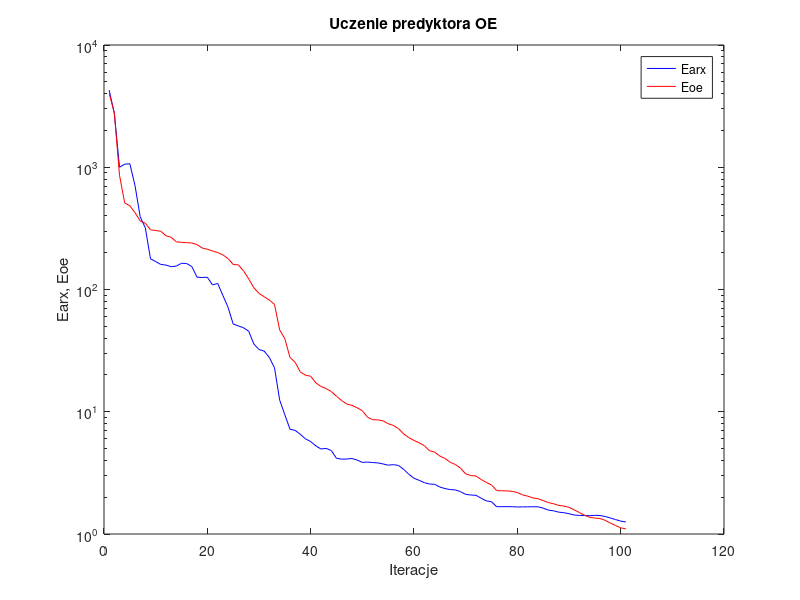
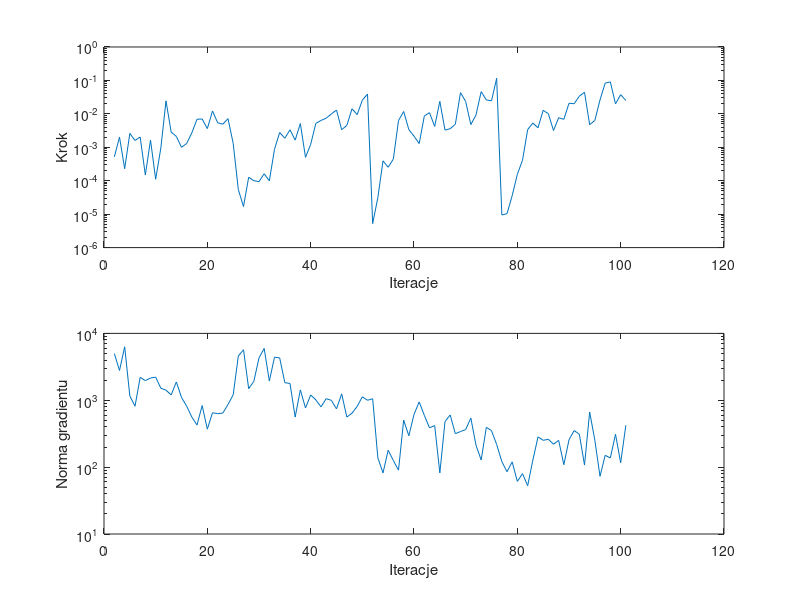

These charts were generated, in order, by the following MATLAB code:
%uczenie predyktora oe
clear all;
n=0; farx(n+1)=4.272076e+003; foe(n+1)=4.022972e+003; wspucz(n+1)=0.000000e+000; ng(n+1)=0.000000e+000;
%odnowa zmiennej metryki
n=1; farx(n+1)=2.749603e+003; foe(n+1)=2.791493e+003; krok(n+1)=5.157570e-004; ng(n+1)=4.990026e+003;
n=2; farx(n+1)=1.000367e+003; foe(n+1)=8.605231e+002; krok(n+1)=2.013418e-003; ng(n+1)=2.789321e+003;
n=3; farx(n+1)=1.059466e+003; foe(n+1)=5.112589e+002; krok(n+1)=2.285820e-004; ng(n+1)=6.298591e+003;
n=4; farx(n+1)=1.068020e+003; foe(n+1)=4.838019e+002; krok(n+1)=2.607264e-003; ng(n+1)=1.159612e+003;
n=5; farx(n+1)=7.091011e+002; foe(n+1)=4.256771e+002; krok(n+1)=1.600738e-003; ng(n+1)=8.140212e+002;
n=6; farx(n+1)=3.940400e+002; foe(n+1)=3.639117e+002; krok(n+1)=2.028593e-003; ng(n+1)=2.202363e+003;
n=7; farx(n+1)=3.187374e+002; foe(n+1)=3.483494e+002; krok(n+1)=1.477304e-004; ng(n+1)=1.966446e+003;
n=8; farx(n+1)=1.783511e+002; foe(n+1)=3.079885e+002; krok(n+1)=1.644128e-003; ng(n+1)=2.151904e+003;
n=9; farx(n+1)=1.692467e+002; foe(n+1)=3.037408e+002; krok(n+1)=1.107642e-004; ng(n+1)=2.216746e+003;
n=10; farx(n+1)=1.602296e+002; foe(n+1)=2.993523e+002; krok(n+1)=9.499141e-004; ng(n+1)=1.512618e+003;
n=11; farx(n+1)=1.585250e+002; foe(n+1)=2.751917e+002; krok(n+1)=2.439969e-002; ng(n+1)=1.415223e+003;
n=12; farx(n+1)=1.536571e+002; foe(n+1)=2.673029e+002; krok(n+1)=2.841023e-003; ng(n+1)=1.201730e+003;
n=13; farx(n+1)=1.554857e+002; foe(n+1)=2.453518e+002; krok(n+1)=2.118327e-003; ng(n+1)=1.881064e+003;
n=14; farx(n+1)=1.639130e+002; foe(n+1)=2.430566e+002; krok(n+1)=9.977322e-004; ng(n+1)=1.101007e+003;
n=15; farx(n+1)=1.631052e+002; foe(n+1)=2.417496e+002; krok(n+1)=1.303603e-003; ng(n+1)=8.160129e+002;
n=16; farx(n+1)=1.540546e+002; foe(n+1)=2.399188e+002; krok(n+1)=2.707062e-003; ng(n+1)=5.607797e+002;
n=17; farx(n+1)=1.261732e+002; foe(n+1)=2.330972e+002; krok(n+1)=6.905382e-003; ng(n+1)=4.264455e+002;
n=18; farx(n+1)=1.253463e+002; foe(n+1)=2.185102e+002; krok(n+1)=7.007869e-003; ng(n+1)=8.331239e+002;
n=19; farx(n+1)=1.260089e+002; foe(n+1)=2.134226e+002; krok(n+1)=3.625910e-003; ng(n+1)=3.698241e+002;
n=20; farx(n+1)=1.090503e+002; foe(n+1)=2.067870e+002; krok(n+1)=1.220118e-002; ng(n+1)=6.495574e+002;
n=21; farx(n+1)=1.120724e+002; foe(n+1)=2.004725e+002; krok(n+1)=5.400718e-003; ng(n+1)=6.307200e+002;
n=22; farx(n+1)=8.961625e+001; foe(n+1)=1.921461e+002; krok(n+1)=4.916421e-003; ng(n+1)=6.430558e+002;
n=23; farx(n+1)=7.170084e+001; foe(n+1)=1.792006e+002; krok(n+1)=7.191611e-003; ng(n+1)=8.649754e+002;
n=24; farx(n+1)=5.222030e+001; foe(n+1)=1.602329e+002; krok(n+1)=1.317301e-003; ng(n+1)=1.202991e+003;
n=25; farx(n+1)=5.038445e+001; foe(n+1)=1.590383e+002; krok(n+1)=5.406937e-005; ng(n+1)=4.583029e+003;
%odnowa zmiennej metryki
n=26; farx(n+1)=4.865507e+001; foe(n+1)=1.421032e+002; krok(n+1)=1.684728e-005; ng(n+1)=5.696013e+003;
n=27; farx(n+1)=4.558550e+001; foe(n+1)=1.222049e+002; krok(n+1)=1.269681e-004; ng(n+1)=1.489402e+003;
n=28; farx(n+1)=3.582416e+001; foe(n+1)=1.035138e+002; krok(n+1)=1.000461e-004; ng(n+1)=1.918413e+003;
n=29; farx(n+1)=3.229577e+001; foe(n+1)=9.286713e+001; krok(n+1)=9.411109e-005; ng(n+1)=4.302058e+003;
n=30; farx(n+1)=3.134904e+001; foe(n+1)=8.729496e+001; krok(n+1)=1.616409e-004; ng(n+1)=5.957410e+003;
n=31; farx(n+1)=2.779203e+001; foe(n+1)=8.200423e+001; krok(n+1)=9.921626e-005; ng(n+1)=1.938504e+003;
n=32; farx(n+1)=2.290400e+001; foe(n+1)=7.540558e+001; krok(n+1)=8.704444e-004; ng(n+1)=4.405149e+003;
n=33; farx(n+1)=1.246742e+001; foe(n+1)=4.670136e+001; krok(n+1)=2.774090e-003; ng(n+1)=4.298735e+003;
n=34; farx(n+1)=9.446334e+000; foe(n+1)=3.955616e+001; krok(n+1)=1.860699e-003; ng(n+1)=1.834944e+003;
n=35; farx(n+1)=7.196495e+000; foe(n+1)=2.781878e+001; krok(n+1)=3.340564e-003; ng(n+1)=1.780295e+003;
n=36; farx(n+1)=7.039025e+000; foe(n+1)=2.537913e+001; krok(n+1)=1.638929e-003; ng(n+1)=5.604010e+002;
n=37; farx(n+1)=6.537951e+000; foe(n+1)=2.115926e+001; krok(n+1)=5.137451e-003; ng(n+1)=1.429766e+003;
n=38; farx(n+1)=5.998850e+000; foe(n+1)=1.990557e+001; krok(n+1)=5.011162e-004; ng(n+1)=7.657698e+002;
n=39; farx(n+1)=5.705020e+000; foe(n+1)=1.952323e+001; krok(n+1)=1.221241e-003; ng(n+1)=1.200021e+003;
n=40; farx(n+1)=5.257004e+000; foe(n+1)=1.724272e+001; krok(n+1)=5.190450e-003; ng(n+1)=1.013520e+003;
n=41; farx(n+1)=4.955942e+000; foe(n+1)=1.611389e+001; krok(n+1)=6.349841e-003; ng(n+1)=7.965073e+002;
n=42; farx(n+1)=5.016431e+000; foe(n+1)=1.546707e+001; krok(n+1)=7.418259e-003; ng(n+1)=1.055792e+003;
n=43; farx(n+1)=4.813487e+000; foe(n+1)=1.460614e+001; krok(n+1)=9.899545e-003; ng(n+1)=9.980332e+002;
n=44; farx(n+1)=4.157855e+000; foe(n+1)=1.340167e+001; krok(n+1)=1.301252e-002; ng(n+1)=7.442487e+002;
n=45; farx(n+1)=4.094628e+000; foe(n+1)=1.233724e+001; krok(n+1)=3.350038e-003; ng(n+1)=1.246777e+003;
n=46; farx(n+1)=4.106511e+000; foe(n+1)=1.155843e+001; krok(n+1)=4.508154e-003; ng(n+1)=5.603723e+002;
n=47; farx(n+1)=4.145438e+000; foe(n+1)=1.128282e+001; krok(n+1)=1.417782e-002; ng(n+1)=6.410745e+002;
n=48; farx(n+1)=4.025874e+000; foe(n+1)=1.077930e+001; krok(n+1)=9.476825e-003; ng(n+1)=8.092379e+002;
n=49; farx(n+1)=3.850412e+000; foe(n+1)=1.019074e+001; krok(n+1)=2.567947e-002; ng(n+1)=1.127009e+003;
n=50; farx(n+1)=3.876829e+000; foe(n+1)=9.029115e+000; krok(n+1)=3.907153e-002; ng(n+1)=9.996106e+002;
%odnowa zmiennej metryki
n=51; farx(n+1)=3.840356e+000; foe(n+1)=8.621178e+000; krok(n+1)=5.231895e-006; ng(n+1)=1.053206e+003;
n=52; farx(n+1)=3.815396e+000; foe(n+1)=8.581799e+000; krok(n+1)=3.117913e-005; ng(n+1)=1.383724e+002;
n=53; farx(n+1)=3.743665e+000; foe(n+1)=8.430448e+000; krok(n+1)=3.930502e-004; ng(n+1)=8.192951e+001;
n=54; farx(n+1)=3.656694e+000; foe(n+1)=7.991121e+000; krok(n+1)=2.528830e-004; ng(n+1)=1.789969e+002;
n=55; farx(n+1)=3.693641e+000; foe(n+1)=7.729657e+000; krok(n+1)=4.448722e-004; ng(n+1)=1.257251e+002;
n=56; farx(n+1)=3.638421e+000; foe(n+1)=7.277432e+000; krok(n+1)=6.293742e-003; ng(n+1)=9.017680e+001;
n=57; farx(n+1)=3.379678e+000; foe(n+1)=6.588082e+000; krok(n+1)=1.177574e-002; ng(n+1)=5.049423e+002;
n=58; farx(n+1)=3.080982e+000; foe(n+1)=6.145656e+000; krok(n+1)=3.386820e-003; ng(n+1)=2.944020e+002;
n=59; farx(n+1)=2.857355e+000; foe(n+1)=5.828909e+000; krok(n+1)=2.156451e-003; ng(n+1)=6.138896e+002;
n=60; farx(n+1)=2.748681e+000; foe(n+1)=5.569954e+000; krok(n+1)=1.291963e-003; ng(n+1)=9.457479e+002;
n=61; farx(n+1)=2.629399e+000; foe(n+1)=5.281947e+000; krok(n+1)=8.625805e-003; ng(n+1)=5.949691e+002;
n=62; farx(n+1)=2.563970e+000; foe(n+1)=4.797011e+000; krok(n+1)=1.086709e-002; ng(n+1)=3.869219e+002;
n=63; farx(n+1)=2.550167e+000; foe(n+1)=4.676355e+000; krok(n+1)=4.201739e-003; ng(n+1)=4.182473e+002;
n=64; farx(n+1)=2.422082e+000; foe(n+1)=4.337653e+000; krok(n+1)=2.362755e-002; ng(n+1)=8.185797e+001;
n=65; farx(n+1)=2.352741e+000; foe(n+1)=4.148138e+000; krok(n+1)=3.263302e-003; ng(n+1)=4.790055e+002;
n=66; farx(n+1)=2.308265e+000; foe(n+1)=3.864139e+000; krok(n+1)=3.595838e-003; ng(n+1)=6.032407e+002;
n=67; farx(n+1)=2.294805e+000; foe(n+1)=3.701046e+000; krok(n+1)=4.871925e-003; ng(n+1)=3.161702e+002;
n=68; farx(n+1)=2.219933e+000; foe(n+1)=3.456900e+000; krok(n+1)=4.312259e-002; ng(n+1)=3.405923e+002;
n=69; farx(n+1)=2.109625e+000; foe(n+1)=3.103322e+000; krok(n+1)=2.339865e-002; ng(n+1)=3.650972e+002;
n=70; farx(n+1)=2.084349e+000; foe(n+1)=3.005705e+000; krok(n+1)=4.771196e-003; ng(n+1)=5.412493e+002;
n=71; farx(n+1)=2.073060e+000; foe(n+1)=2.981536e+000; krok(n+1)=9.281129e-003; ng(n+1)=2.124739e+002;
n=72; farx(n+1)=1.961179e+000; foe(n+1)=2.792058e+000; krok(n+1)=4.616585e-002; ng(n+1)=1.277207e+002;
n=73; farx(n+1)=1.866027e+000; foe(n+1)=2.641578e+000; krok(n+1)=2.606552e-002; ng(n+1)=3.942094e+002;
n=74; farx(n+1)=1.835322e+000; foe(n+1)=2.516261e+000; krok(n+1)=2.452306e-002; ng(n+1)=3.512214e+002;
n=75; farx(n+1)=1.671848e+000; foe(n+1)=2.266346e+000; krok(n+1)=1.158784e-001; ng(n+1)=2.181035e+002;
%odnowa zmiennej metryki
n=76; farx(n+1)=1.673746e+000; foe(n+1)=2.256558e+000; krok(n+1)=9.456357e-006; ng(n+1)=1.210528e+002;
n=77; farx(n+1)=1.673332e+000; foe(n+1)=2.253418e+000; krok(n+1)=1.035782e-005; ng(n+1)=8.539893e+001;
n=78; farx(n+1)=1.671561e+000; foe(n+1)=2.231489e+000; krok(n+1)=3.565361e-005; ng(n+1)=1.197995e+002;
n=79; farx(n+1)=1.663985e+000; foe(n+1)=2.186587e+000; krok(n+1)=1.554679e-004; ng(n+1)=6.115807e+001;
n=80; farx(n+1)=1.666372e+000; foe(n+1)=2.089962e+000; krok(n+1)=4.089425e-004; ng(n+1)=7.994629e+001;
n=81; farx(n+1)=1.667629e+000; foe(n+1)=2.039090e+000; krok(n+1)=3.376894e-003; ng(n+1)=5.273263e+001;
n=82; farx(n+1)=1.671071e+000; foe(n+1)=1.973704e+000; krok(n+1)=5.295103e-003; ng(n+1)=1.268598e+002;
n=83; farx(n+1)=1.669158e+000; foe(n+1)=1.943614e+000; krok(n+1)=3.833898e-003; ng(n+1)=2.835933e+002;
n=84; farx(n+1)=1.628057e+000; foe(n+1)=1.877248e+000; krok(n+1)=1.275465e-002; ng(n+1)=2.516192e+002;
n=85; farx(n+1)=1.567928e+000; foe(n+1)=1.807139e+000; krok(n+1)=1.012568e-002; ng(n+1)=2.613939e+002;
n=86; farx(n+1)=1.548202e+000; foe(n+1)=1.768022e+000; krok(n+1)=3.174920e-003; ng(n+1)=2.201259e+002;
n=87; farx(n+1)=1.509579e+000; foe(n+1)=1.713778e+000; krok(n+1)=7.692316e-003; ng(n+1)=2.513454e+002;
n=88; farx(n+1)=1.493298e+000; foe(n+1)=1.694711e+000; krok(n+1)=6.853004e-003; ng(n+1)=1.086565e+002;
n=89; farx(n+1)=1.466732e+000; foe(n+1)=1.653117e+000; krok(n+1)=2.074719e-002; ng(n+1)=2.566109e+002;
n=90; farx(n+1)=1.430283e+000; foe(n+1)=1.576864e+000; krok(n+1)=2.011176e-002; ng(n+1)=3.524209e+002;
n=91; farx(n+1)=1.418010e+000; foe(n+1)=1.499175e+000; krok(n+1)=3.377395e-002; ng(n+1)=3.099670e+002;
n=92; farx(n+1)=1.416014e+000; foe(n+1)=1.426041e+000; krok(n+1)=4.438543e-002; ng(n+1)=1.074561e+002;
n=93; farx(n+1)=1.413658e+000; foe(n+1)=1.369491e+000; krok(n+1)=4.738412e-003; ng(n+1)=6.658695e+002;
n=94; farx(n+1)=1.420806e+000; foe(n+1)=1.350253e+000; krok(n+1)=6.353015e-003; ng(n+1)=2.528187e+002;
n=95; farx(n+1)=1.417159e+000; foe(n+1)=1.339020e+000; krok(n+1)=2.610023e-002; ng(n+1)=7.290368e+001;
n=96; farx(n+1)=1.390571e+000; foe(n+1)=1.293832e+000; krok(n+1)=8.298877e-002; ng(n+1)=1.500197e+002;
n=97; farx(n+1)=1.352226e+000; foe(n+1)=1.229422e+000; krok(n+1)=9.019770e-002; ng(n+1)=1.374266e+002;
n=98; farx(n+1)=1.312776e+000; foe(n+1)=1.174709e+000; krok(n+1)=1.987790e-002; ng(n+1)=3.098662e+002;
n=99; farx(n+1)=1.275332e+000; foe(n+1)=1.124018e+000; krok(n+1)=3.751412e-002; ng(n+1)=1.162506e+002;
n=100; farx(n+1)=1.255814e+000; foe(n+1)=1.101114e+000; krok(n+1)=2.502768e-002; ng(n+1)=4.222661e+002;

figure; semilogy(farx,'b'); hold on; semilogy(foe,'r'); xlabel('Iteracje'); ylabel('Earx, Eoe'); legend('Earx','Eoe'); title('Uczenie predyktora OE');
figure; subplot(2,1,1); semilogy(krok); xlabel('Iteracje'); ylabel('Krok');
subplot(2,1,2); semilogy(ng); xlabel('Iteracje'); ylabel('Norma gradientu');
Earx=farx(n+1)
Eoe=foe(n+1)
